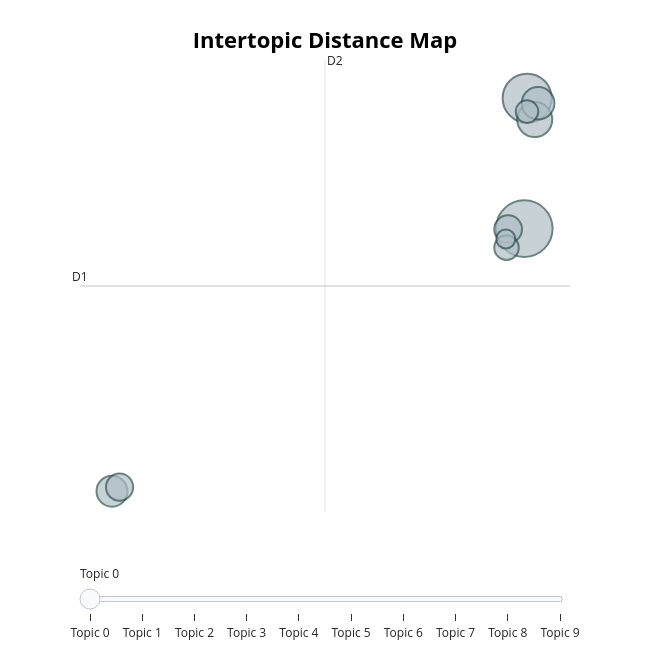

The code cell stored with this chart in its notebook:
### Code cell
fig = finetuned_topic_model.visualize_topics()

fig.show()

### Figure 1 — Plotly figure (JSON) as saved in the notebook; plotly's stock layout.template omitted (floating-point values rounded to 4 significant figures)
{"data": [{"customdata": [[0, "کشور | ایران | اسلامی | جنگ | انقلاب", 1248], [1, "کتاب | آثار | ایران | موسیقی | نمایش", 935], [2, "تیم | بازی | فوتبال | بازیکنان | لیگ", 479], [3, "کیلوگرم | وزن | کشتی | مدال | مسابقات", 415], [4, "سلامت | بهداشت | پزشکی | دارو | بیماری", 373], [5, "درصد | دلار | قیمتی | تغییرات | کاهش", 300], [6, "آموزش | پرورش | آموزش پرورش | مدارس | دانشآموزان", 286], [7, "برق | آب | مصرف | انرژی | کشور", 234], [8, "والیبال | تیم | ۲۵ | تیم ملی | ایران", 199], [9, "نفت | بشکه | انرژی | افزایش | دلار", 141]], "hovertemplate": "<b>Topic %{customdata[0]}</b><br>%{customdata[1]}<br>Size: %{customdata[2]}", "legendgroup": "", "marker": {"color": "#B0BEC5", "line": {"color": "DarkSlateGrey", "width": 2}, "size": [1248, 935, 479, 415, 373, 300, 286, 234, 199, 141], "sizemode": "area", "sizeref": 0.78, "symbol": "circle"}, "mode": "markers", "name": "", "orientation": "v", "showlegend": false, "type": "scatter", "x": [5.869, 5.952, 6.176, 6.275, -6.29, 5.391, -6.067, 5.344, 5.948, 5.323], "xaxis": "x", "y": [6.827, 14.02, 12.84, 13.74, -7.655, 6.795, -7.433, 5.777, 13.28, 6.253], "yaxis": "y"}], "layout": {"annotations": [{"showarrow": false, "text": "D1", "x": -7.233, "y": 3.662, "yshift": 10}, {"showarrow": false, "text": "D2", "x": -0.008624, "xshift": 10, "y": 16.13}], "height": 650, "hoverlabel": {"bgcolor": "white", "font": {"family": "Rockwell", "size": 16}}, "legend": {"itemsizing": "constant", "tracegroupgap": 0}, "margin": {"t": 60}, "shapes": [{"line": {"color": "#CFD8DC", "width": 2}, "type": "line", "x0": -0.008624, "x1": -0.008624, "y0": -8.804, "y1": 16.13}, {"line": {"color": "#9E9E9E", "width": 2}, "type": "line", "x0": -7.233, "x1": 7.216, "y0": 3.662, "y1": 3.662}], "sliders": [{"active": 0, "pad": {"t": 50}, "steps": [{"args": [{"marker.color": [["red", "#B0BEC5", "#B0BEC5", "#B0BEC5", "#B0BEC5", "#B0BEC5", "#B0BEC5", "#B0BEC5", "#B0BEC5", "#B0BEC5"]]}], "label": "Topic 0", "method": "update"}, {"args": [{"marker.color": [["#B0BEC5", "red", "#B0BEC5", "#B0BEC5", "#B0BEC5", "#B0BEC5", "#B0BEC5", "#B0BEC5", "#B0BEC5", "#B0BEC5"]]}], "label": "Topic 1", "method": "update"}, {"args": [{"marker.color": [["#B0BEC5", "#B0BEC5", "red", "#B0BEC5", "#B0BEC5", "#B0BEC5", "#B0BEC5", "#B0BEC5", "#B0BEC5", "#B0BEC5"]]}], "label": "Topic 2", "method": "update"}, {"args": [{"marker.color": [["#B0BEC5", "#B0BEC5", "#B0BEC5", "red", "#B0BEC5", "#B0BEC5", "#B0BEC5", "#B0BEC5", "#B0BEC5", "#B0BEC5"]]}], "label": "Topic 3", "method": "update"}, {"args": [{"marker.color": [["#B0BEC5", "#B0BEC5", "#B0BEC5", "#B0BEC5", "red", "#B0BEC5", "#B0BEC5", "#B0BEC5", "#B0BEC5", "#B0BEC5"]]}], "label": "Topic 4", "method": "update"}, {"args": [{"marker.color": [["#B0BEC5", "#B0BEC5", "#B0BEC5", "#B0BEC5", "#B0BEC5", "red", "#B0BEC5", "#B0BEC5", "#B0BEC5", "#B0BEC5"]]}], "label": "Topic 5", "method": "update"}, {"args": [{"marker.color": [["#B0BEC5", "#B0BEC5", "#B0BEC5", "#B0BEC5", "#B0BEC5", "#B0BEC5", "red", "#B0BEC5", "#B0BEC5", "#B0BEC5"]]}], "label": "Topic 6", "method": "update"}, {"args": [{"marker.color": [["#B0BEC5", "#B0BEC5", "#B0BEC5", "#B0BEC5", "#B0BEC5", "#B0BEC5", "#B0BEC5", "red", "#B0BEC5", "#B0BEC5"]]}], "label": "Topic 7", "method": "update"}, {"args": [{"marker.color": [["#B0BEC5", "#B0BEC5", "#B0BEC5", "#B0BEC5", "#B0BEC5", "#B0BEC5", "#B0BEC5", "#B0BEC5", "red", "#B0BEC5"]]}], "label": "Topic 8", "method": "update"}, {"args": [{"marker.color": [["#B0BEC5", "#B0BEC5", "#B0BEC5", "#B0BEC5", "#B0BEC5", "#B0BEC5", "#B0BEC5", "#B0BEC5", "#B0BEC5", "red"]]}], "label": "Topic 9", "method": "update"}]}], "title": {"font": {"color": "Black", "size": 22}, "text": "<b>Intertopic Distance Map</b>", "x": 0.5, "xanchor": "center", "y": 0.95, "yanchor": "top"}, "width": 650, "xaxis": {"anchor": "y", "domain": [0, 1], "range": [-7.233, 7.216], "title": {"text": ""}, "visible": false}, "yaxis": {"anchor": "x", "domain": [0, 1], "range": [-8.804, 16.13], "title": {"text": ""}, "visible": false}}}
